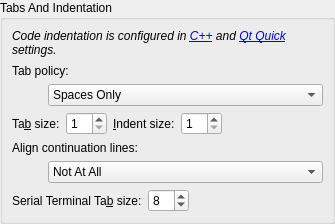
<?xml version="1.0" encoding="UTF-8"?>
<ui version="4.0">
 <class>TextEditor::Internal::TabSettingsWidget</class>
 <widget class="QWidget" name="TextEditor::Internal::TabSettingsWidget">
  <property name="geometry">
   <rect>
    <x>0</x>
    <y>0</y>
    <width>335</width>
    <height>224</height>
   </rect>
  </property>
  <property name="windowTitle">
   <string>Form</string>
  </property>
  <layout class="QVBoxLayout" name="verticalLayout">
   <property name="margin">
    <number>0</number>
   </property>
   <item>
    <widget class="QGroupBox" name="tabsAndIndentationGroupBox">
     <property name="title">
      <string>Tabs And Indentation</string>
     </property>
     <layout class="QGridLayout" name="gridLayout">
      <item row="2" column="0">
       <spacer name="horizontalSpacer">
        <property name="orientation">
         <enum>Qt::Horizontal</enum>
        </property>
        <property name="sizeType">
         <enum>QSizePolicy::Fixed</enum>
        </property>
        <property name="sizeHint" stdset="0">
         <size>
          <width>30</width>
          <height>20</height>
         </size>
        </property>
       </spacer>
      </item>
      <item row="2" column="1">
       <widget class="QComboBox" name="tabPolicy">
        <property name="sizePolicy">
         <sizepolicy hsizetype="MinimumExpanding" vsizetype="Fixed">
          <horstretch>0</horstretch>
          <verstretch>0</verstretch>
         </sizepolicy>
        </property>
        <item>
         <property name="text">
          <string>Spaces Only</string>
         </property>
        </item>
        <item>
         <property name="text">
          <string>Tabs Only</string>
         </property>
        </item>
        <item>
         <property name="text">
          <string>Mixed</string>
         </property>
        </item>
       </widget>
      </item>
      <item row="3" column="0" colspan="2">
       <layout class="QHBoxLayout" name="horizontalLayout">
        <item>
         <widget class="QLabel" name="tabSizeLabel">
          <property name="sizePolicy">
           <sizepolicy hsizetype="Maximum" vsizetype="Preferred">
            <horstretch>0</horstretch>
            <verstretch>0</verstretch>
           </sizepolicy>
          </property>
          <property name="text">
           <string>Ta&amp;b size:</string>
          </property>
          <property name="buddy">
           <cstring>tabSize</cstring>
          </property>
         </widget>
        </item>
        <item>
         <widget class="QSpinBox" name="tabSize">
          <property name="sizePolicy">
           <sizepolicy hsizetype="Maximum" vsizetype="Fixed">
            <horstretch>0</horstretch>
            <verstretch>0</verstretch>
           </sizepolicy>
          </property>
          <property name="minimum">
           <number>1</number>
          </property>
          <property name="maximum">
           <number>20</number>
          </property>
         </widget>
        </item>
        <item>
         <widget class="QLabel" name="indentSizeLabel">
          <property name="sizePolicy">
           <sizepolicy hsizetype="Maximum" vsizetype="Preferred">
            <horstretch>0</horstretch>
            <verstretch>0</verstretch>
           </sizepolicy>
          </property>
          <property name="text">
           <string>&amp;Indent size:</string>
          </property>
          <property name="buddy">
           <cstring>indentSize</cstring>
          </property>
         </widget>
        </item>
        <item>
         <widget class="QSpinBox" name="indentSize">
          <property name="sizePolicy">
           <sizepolicy hsizetype="Maximum" vsizetype="Fixed">
            <horstretch>0</horstretch>
            <verstretch>0</verstretch>
           </sizepolicy>
          </property>
          <property name="minimum">
           <number>1</number>
          </property>
          <property name="maximum">
           <number>20</number>
          </property>
         </widget>
        </item>
        <item>
         <spacer name="horizontalSpacer_2">
          <property name="orientation">
           <enum>Qt::Horizontal</enum>
          </property>
          <property name="sizeHint" stdset="0">
           <size>
            <width>40</width>
            <height>20</height>
           </size>
          </property>
         </spacer>
        </item>
       </layout>
      </item>
      <item row="5" column="1">
       <widget class="QComboBox" name="continuationAlignBehavior">
        <property name="sizePolicy">
         <sizepolicy hsizetype="MinimumExpanding" vsizetype="Fixed">
          <horstretch>0</horstretch>
          <verstretch>0</verstretch>
         </sizepolicy>
        </property>
        <property name="toolTip">
         <string>&lt;html&gt;&lt;head/&gt;&lt;body&gt;
Influences the indentation of continuation lines.

&lt;ul&gt;
&lt;li&gt;Not At All: Do not align at all. Lines will only be indented to the current logical indentation depth.
&lt;pre&gt;
(tab)int i = foo(a, b
(tab)c, d);
&lt;/pre&gt;
&lt;/li&gt;

&lt;li&gt;With Spaces: Always use spaces for alignment, regardless of the other indentation settings.
&lt;pre&gt;
(tab)int i = foo(a, b
(tab)            c, d);
&lt;/pre&gt;
&lt;/li&gt;

&lt;li&gt;With Regular Indent: Use tabs and/or spaces for alignment, as configured above.
&lt;pre&gt;
(tab)int i = foo(a, b
(tab)(tab)(tab)  c, d);
&lt;/pre&gt;
&lt;/li&gt;
&lt;/ul&gt;&lt;/body&gt;&lt;/html&gt;</string>
        </property>
        <item>
         <property name="text">
          <string>Not At All</string>
         </property>
        </item>
        <item>
         <property name="text">
          <string>With Spaces</string>
         </property>
        </item>
        <item>
         <property name="text">
          <string>With Regular Indent</string>
         </property>
        </item>
       </widget>
      </item>
      <item row="1" column="0" colspan="2">
       <widget class="QLabel" name="tabPolicyLabel">
        <property name="text">
         <string>Tab policy:</string>
        </property>
       </widget>
      </item>
      <item row="4" column="0" colspan="2">
       <widget class="QLabel" name="continuationAlignBehaviorLabel">
        <property name="text">
         <string>Align continuation lines:</string>
        </property>
       </widget>
      </item>
      <!--OPENMV-DIFF-->
      <item row="6" column="0" colspan="2">
       <layout class="QHBoxLayout" name="horizontalLayout2">
        <item>
         <widget class="QLabel" name="serialTerminalTabSizeLabel">
          <property name="sizePolicy">
           <sizepolicy hsizetype="Maximum" vsizetype="Preferred">
            <horstretch>0</horstretch>
            <verstretch>0</verstretch>
           </sizepolicy>
          </property>
          <property name="text">
           <string>Serial Terminal Ta&amp;b size:</string>
          </property>
          <property name="buddy">
           <cstring>serialTerminalTabSize</cstring>
          </property>
         </widget>
        </item>
        <item>
         <widget class="QSpinBox" name="serialTerminalTabSize">
          <property name="sizePolicy">
           <sizepolicy hsizetype="Maximum" vsizetype="Fixed">
            <horstretch>0</horstretch>
            <verstretch>0</verstretch>
           </sizepolicy>
          </property>
          <property name="minimum">
           <number>1</number>
          </property>
          <property name="maximum">
           <number>20</number>
          </property>
          <property name="value">
           <number>8</number>
          </property>
         </widget>
        </item>
        <item>
         <spacer name="horizontalSpacer_3">
          <property name="orientation">
           <enum>Qt::Horizontal</enum>
          </property>
          <property name="sizeHint" stdset="0">
           <size>
            <width>40</width>
            <height>20</height>
           </size>
          </property>
         </spacer>
        </item>
       </layout>
      </item>
      <!--OPENMV-DIFF-->
      <item row="0" column="0" colspan="2">
       <widget class="QLabel" name="codingStyleWarning">
        <property name="toolTip">
         <string>The text editor indentation setting is used for non-code files only. See the C++ and Qt Quick coding style settings to configure indentation for code files.</string>
        </property>
        <property name="text">
         <string>&lt;i&gt;Code indentation is configured in &lt;a href=&quot;C++&quot;&gt;C++&lt;/a&gt; and &lt;a href=&quot;QtQuick&quot;&gt;Qt Quick&lt;/a&gt; settings.&lt;/i&gt;</string>
        </property>
        <property name="wordWrap">
         <bool>true</bool>
        </property>
       </widget>
      </item>
     </layout>
    </widget>
   </item>
  </layout>
 </widget>
 <tabstops>
  <tabstop>tabSize</tabstop>
  <tabstop>indentSize</tabstop>
  <tabstop>continuationAlignBehavior</tabstop>
  <!--OPENMV-DIFF-->
  <tabstop>serialTerminalTabSize</tabstop>
  <!--OPENMV-DIFF-->
 </tabstops>
 <resources/>
 <connections/>
</ui>
